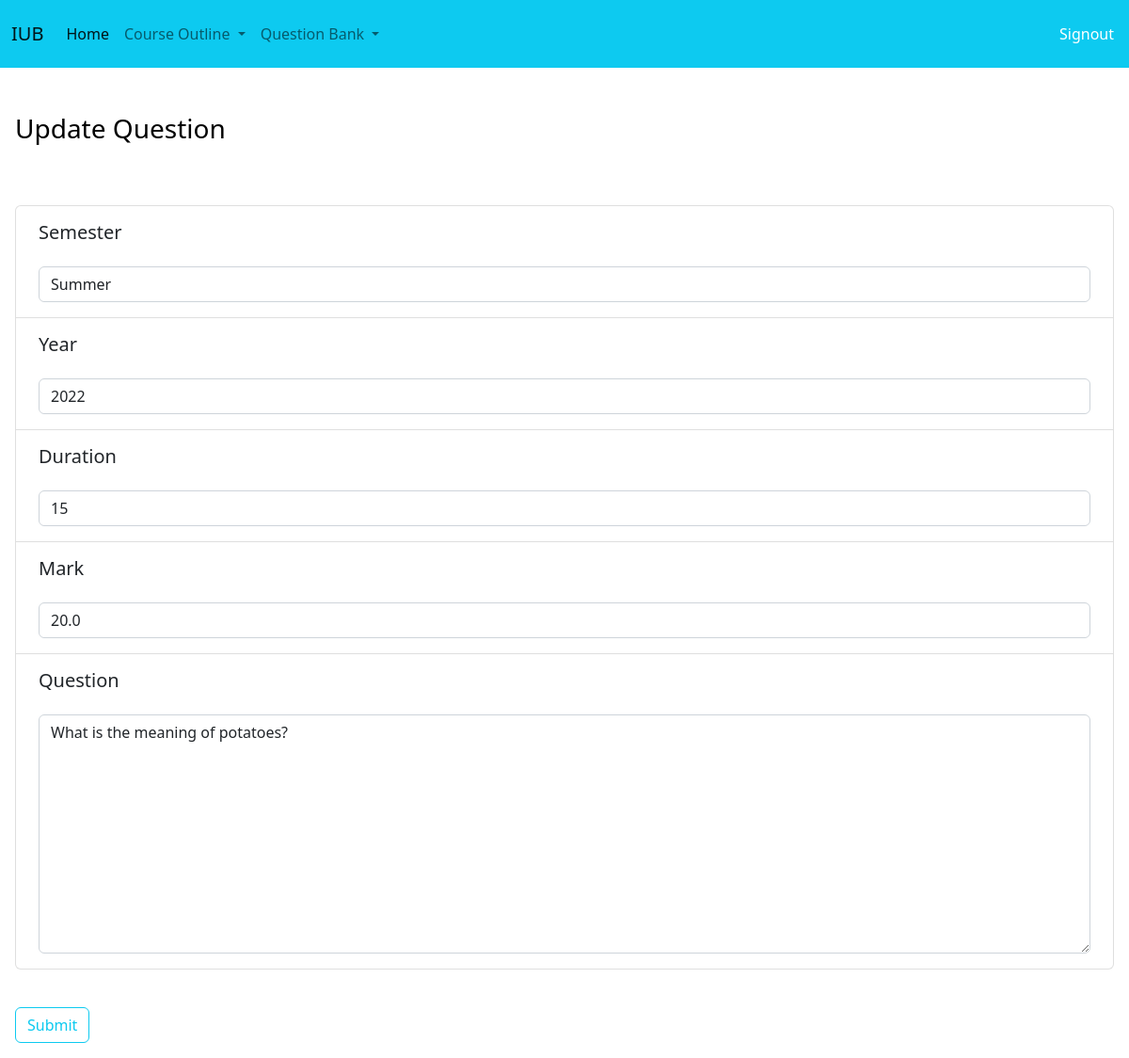
/update_question/1, run on an earlier commit of the app's database.
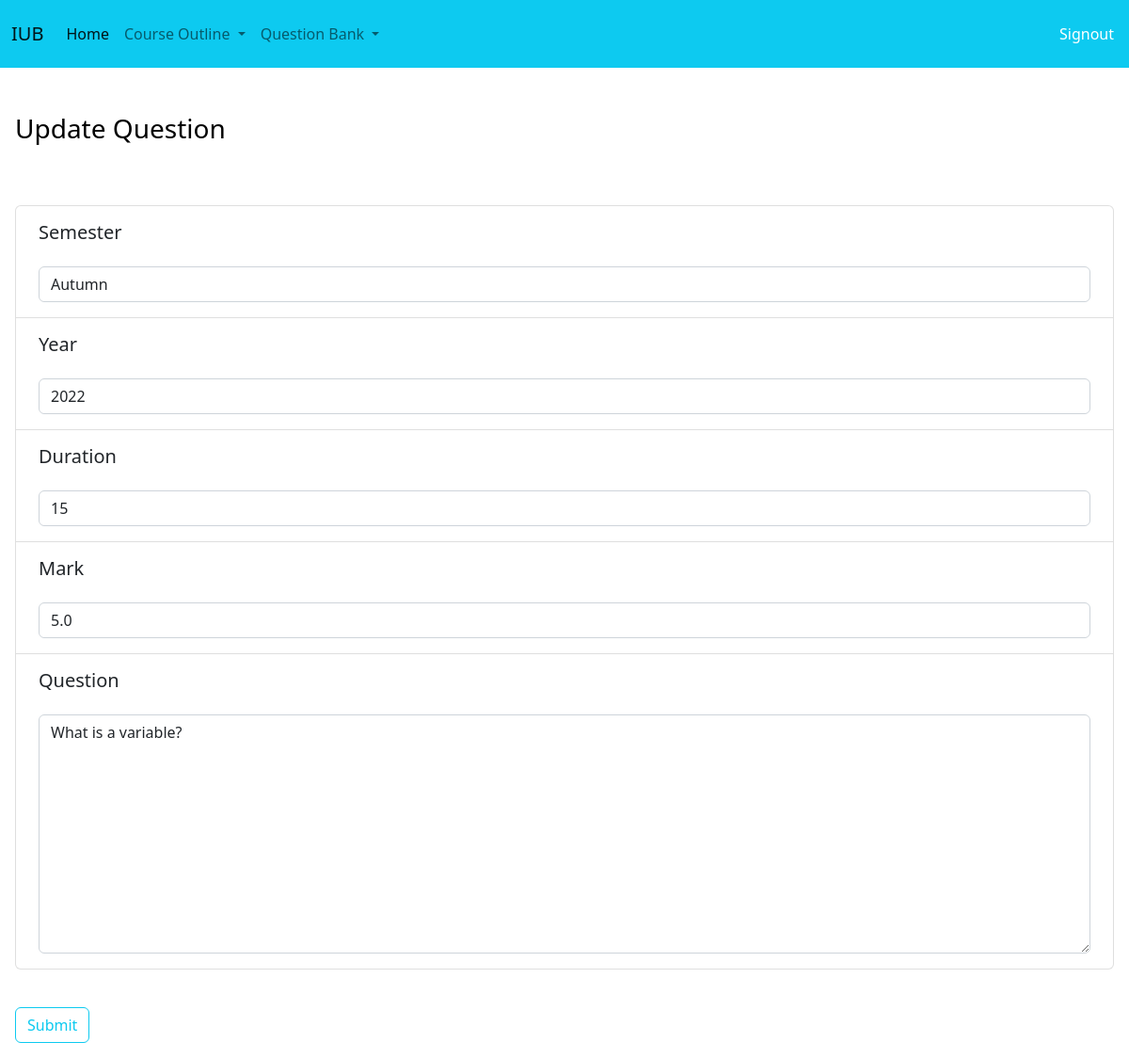
And on a later commit of the database.
### bank/models.py (models this page shows, shortened)
class Question(models.Model):
    SEMS=(
        ('Summer','Summer'),
        ('Spring','Spring'),
        ('Autumn', 'Autumn')
    )
    semester=models.CharField(max_length=6, choices=SEMS)
    year=models.IntegerField(default=2022)
    duration=models.CharField(max_length=10)
    question=models.TextField()
    mark=models.FloatField()
    course_ID=models.OneToOneField(Course,on_delete=models.CASCADE,related_name="q_course")

### bank/views.py (the view)
# urls.py: path('update_question/<question_id>',views.updateQuestion,name="update_Question"),
def updateQuestion(request,question_id):
    question=Question.objects.get(pk=question_id)
    form=QuestionForm(request.POST or None,instance=question)
    if form.is_valid():
        form.save()
        return redirect('drafts_')
    context={'question':question,'form':form}
    return render(request, 'bank/updateQuestion.html',context)

### bank/forms.py
class QuestionForm(forms.ModelForm):
    class Meta:
        model=Question
        fields=['semester', 'year','duration','mark','question','course_ID']
        widgets={
            'semester':forms.Select(attrs={'class':'form-control','placeholder':'Select'}),
            'year':forms.TextInput(attrs={'class':'form-control'}),
            'duration':forms.TextInput(attrs={'class':'form-control','placeholder':'Enter duration, example: 15 mins'}),
            'mark':forms.NumberInput(attrs={'class':'form-control','placeholder':'Enter weight'}),
            'question':forms.Textarea(attrs={'class':'form-control','placeholder':'Type your question here'}),
            'course_ID':forms.Select(attrs={'class':'form-control','placeholder':'Course ID'}),
        }

### bank/models.py (called while the page is built)
    def __str__(self):
        return self.courseID

### bank/templates/bank/updateQuestion.html (shortened to what this page needs)
{% extends 'bank/base.html' %}
{% block title %}
Update Question
{% endblock %}
{% block content %}
<br>
<form class="p-3 me-3 mt-3 table align-middle mb-0 bg-white" action="" method="POST">
    <ul class="questionList fw-normal form-light list-group text-black">
        <li id="sem" label="Semester"class=" list-group-item"><label  class="p-2 text-lg-start"><h5>Semester</h5></label><div>{{ form.semester }}</div></li>
        <li id="year" class="Year list-group-item"><label  class="p-2 text-lg-start"><h5>Year</h5></label><div>{{ form.year }}</div></li>
        <li id="dur" class="Year list-group-item"><label  class="p-2 text-lg-start"><h5>Duration</h5></label><div>{{ form.duration }}</div></li>
        <li id="mark" class="Mark list-group-item"><label  class="p-2 text-lg-start"><h5>Mark</h5></label><div>{{ form.mark }}</div></li>
        <li id="qtn" class="Question list-group-item"><label  class="p-2 text-lg-start"><h5>Question</h5></label><div>{{ form.question }}</div></li>
    </ul>
    <br/>
    <input type="submit" value="Submit" class="mt-3 btn btn-outline-info" href="{% url 'drafts_' %}">
</form>
{% endblock %}

What changed in the data, as far as the page shows it:
changed Question: semester "Summer" → "Autumn"; mark "20.0" → "5.0"; question "What is the meaning of potatoes?" → "What is a variable?"
